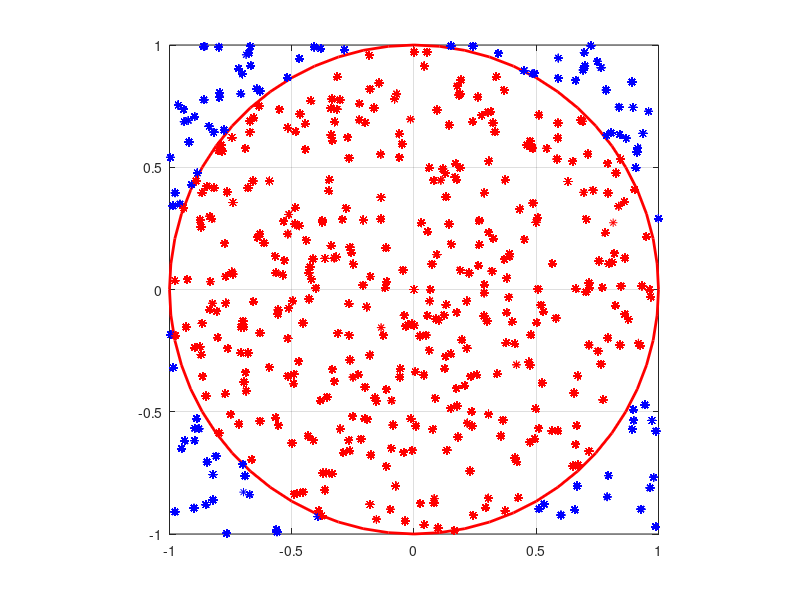

Write the MATLAB code that produced this figure.
% clase 27
% 27 de Enero del 2022
% Calculo de Pi

close all; clc; clear all;

Nlanz = 500; Ninside= 0; t = 0:pi/30:2*pi;
X3 = cos(t); Y3 = sin(t);

figure(1); clf;
plot(X3, Y3, 'r-', 'Linewidth', 2); grid on; axis square; hold on;

for n=1:Nlanz
  Xrand = 2*rand-1;
  Yrand = 2*rand-1;
  Rrand = sqrt(Xrand^2 + Yrand^2);
  
  if (Rrand <= 1)
    Ninside += 1;
    X1(n) = Xrand;
    Y1(n) = Yrand;
    plot(X1, Y1, 'r*'); grid on; axis square; drawnow
  else   
    X2(n) = Xrand;
    Y2(n) = Yrand;
    plot(X2, Y2, 'b*'); grid on; axis square; drawnow
  endif
endfor

disp(['Total números lanzados: ' num2str(Nlanz) ' Puntos adentro: ' num2str(Ninside)])

format long

piapprox = 4*Ninside/Nlanz
disp(['Pi aproximado: ' num2str(4*Ninside/Nlanz)])
